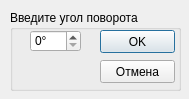
<?xml version="1.0" encoding="UTF-8"?>
<ui version="4.0">
 <class>rotateDialog</class>
 <widget class="QDialog" name="rotateDialog">
  <property name="geometry">
   <rect>
    <x>0</x>
    <y>0</y>
    <width>189</width>
    <height>99</height>
   </rect>
  </property>
  <property name="windowTitle">
   <string>Поворот</string>
  </property>
  <property name="windowIcon">
   <iconset resource="gui.qrc">
    <normaloff>:/GUI/Resources/mainicon.png</normaloff>:/GUI/Resources/mainicon.png</iconset>
  </property>
  <property name="modal">
   <bool>true</bool>
  </property>
  <widget class="QGroupBox" name="groupBox">
   <property name="geometry">
    <rect>
     <x>10</x>
     <y>10</y>
     <width>171</width>
     <height>81</height>
    </rect>
   </property>
   <property name="title">
    <string>Введите угол поворота</string>
   </property>
   <widget class="QPushButton" name="btnOk">
    <property name="geometry">
     <rect>
      <x>90</x>
      <y>20</y>
      <width>75</width>
      <height>23</height>
     </rect>
    </property>
    <property name="text">
     <string>OK</string>
    </property>
   </widget>
   <widget class="QPushButton" name="btnCancel">
    <property name="geometry">
     <rect>
      <x>90</x>
      <y>50</y>
      <width>75</width>
      <height>23</height>
     </rect>
    </property>
    <property name="text">
     <string>Отмена</string>
    </property>
   </widget>
   <widget class="QSpinBox" name="angleBox">
    <property name="geometry">
     <rect>
      <x>20</x>
      <y>20</y>
      <width>51</width>
      <height>22</height>
     </rect>
    </property>
    <property name="suffix">
     <string>°</string>
    </property>
    <property name="maximum">
     <number>360</number>
    </property>
   </widget>
  </widget>
 </widget>
 <layoutdefault spacing="6" margin="11"/>
 <resources>
  <include location="gui.qrc"/>
 </resources>
 <connections/>
</ui>
